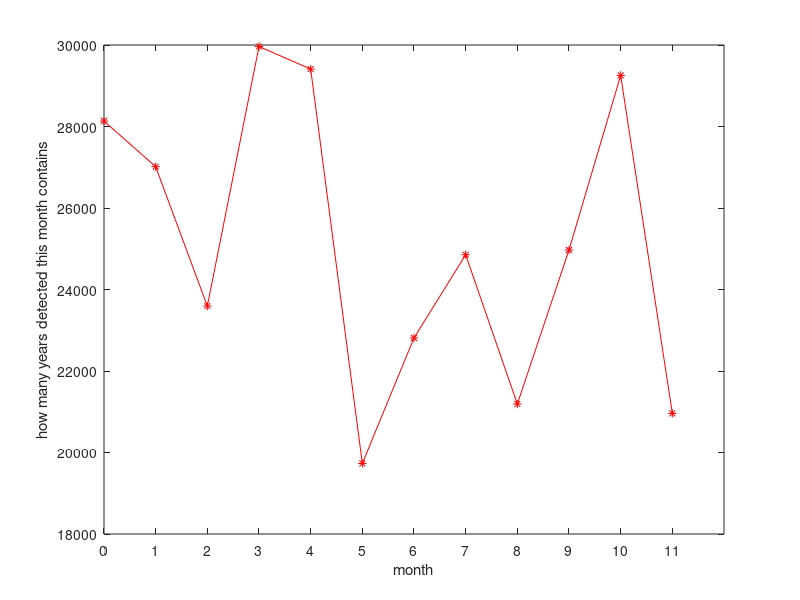

Reproduce this figure in MATLAB.
x=[0:1:11];
y=[28133,27014,23593,29963,29410,19731,22811,24853,21189,24970,29254,20959];
plot(x,y,'-r*');
xlabel('month')
ylabel('how many years detected this month contains')
xlim([0, 12]);
set(gca,'XTick',[0:1:11]);